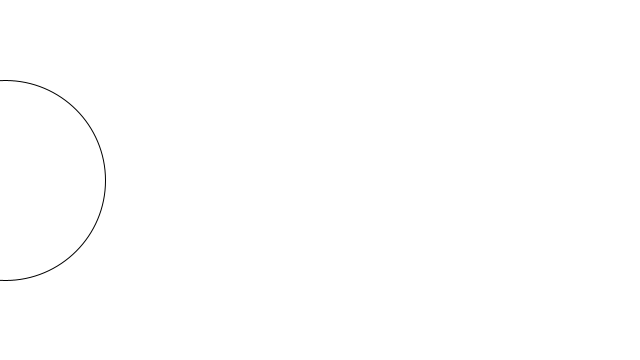
Frame 1 (no input)
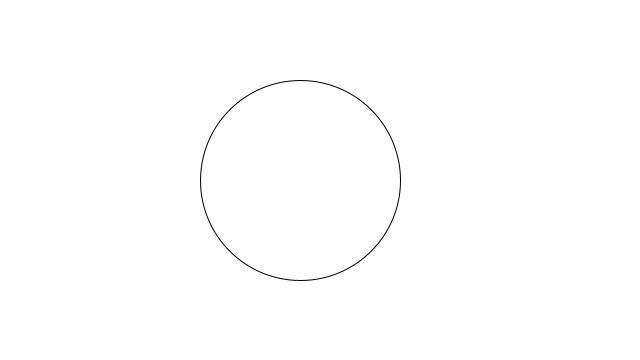
Frame 60 (the mouse pressed at the canvas centre just before this capture)
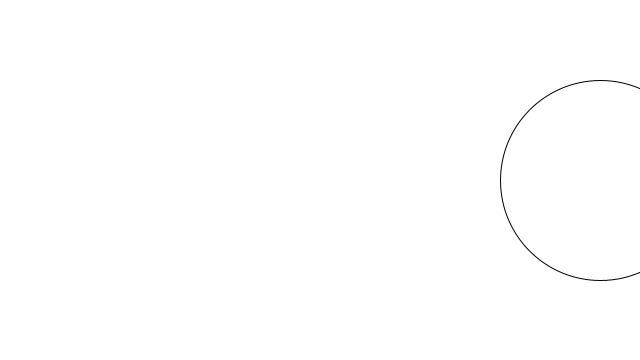
Frame 120 (the mouse held since frame 60 and released just before this capture)

The Processing sketch that drew these frames (run headless with seeded random() and noise(); from frame 60 on, the mouse is pressed at the canvas centre):

// Processing sketch: cv3_podminka
// ── cv3_podminka.pde
// Cviceni 3 - podminka
// Procesing prednaska - Tvoje první hra
// Adam Ferencz 25.5. 2018

float x = 0;
float speed = 5;
void setup(){
  size(640,360);
}

void draw(){
  x = x + speed;
  if (x > width) {
    x = 0;
    speed = speed + 2;
  }
  background(255);
  ellipse(x,height/2,200,200);
}
